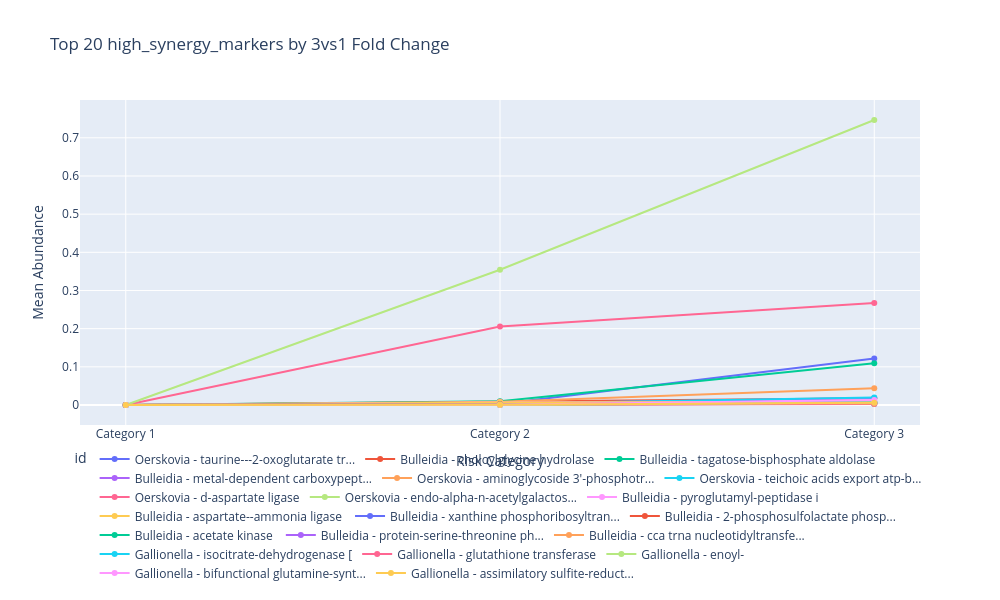

Notebook source saved alongside this figure:
### Markdown cell above
# 4. Proteins 
## 4.1. Protein Abundance Trajectories across risk categories

Fold change thresholds are standard practice (Love et al., 2014; DESeq2) the idea is to calculate which and how much the protein have an increase when changing the risk category from one lower to a high category. 
Reference
Love, M. I., Huber, W., & Anders, S. (2014). Moderated estimation of fold change and dispersion for RNA-seq data with DESeq2. Genome Biology, 15(12), 550. https://doi.org/10.1186/s13059-014-0550-8).

### Code cell
def plot_fold_change_increasing_only(marker_group, name, top_n=20, fold_change_type='3vs1'):
    """
    Creates a line chart showing only increasing protein abundance trajectories
    across risk categories with fold change hover details.
    """
    markers_df = marker_group.copy()
    
    required_cols = ['protein_name', 'Genus', 'mean_cat1', 'mean_cat2', 'mean_cat3']
    for col in required_cols:
        if col not in markers_df.columns:
            raise ValueError(f"Required column '{col}' not found in the data")
    
    min_threshold = 0.01

    if f'fold_change_{fold_change_type}' not in markers_df.columns:
        if fold_change_type == '3vs1':
            markers_df['fold_change_3vs1'] = (markers_df['mean_cat3'] + min_threshold) / (markers_df['mean_cat1'] + min_threshold)
            markers_df['log2fc_3vs1'] = np.log2(markers_df['fold_change_3vs1'])
        elif fold_change_type == '3vs2':
            markers_df['fold_change_3vs2'] = (markers_df['mean_cat3'] + min_threshold) / (markers_df['mean_cat2'] + min_threshold)
            markers_df['log2fc_3vs2'] = np.log2(markers_df['fold_change_3vs2'])
        elif fold_change_type == '2vs1':
            markers_df['fold_change_2vs1'] = (markers_df['mean_cat2'] + min_threshold) / (markers_df['mean_cat1'] + min_threshold)
            markers_df['log2fc_2vs1'] = np.log2(markers_df['fold_change_2vs1'])

    # Keep only increasing patterns
    markers_df = markers_df[
        (markers_df['mean_cat1'] < markers_df['mean_cat2']) &
        (markers_df['mean_cat2'] < markers_df['mean_cat3'])
    ]

    # Sort by fold change magnitude
    log2fc_col = f'log2fc_{fold_change_type}'
    markers_df['abs_log2fc'] = markers_df[log2fc_col].abs()
    top_markers = markers_df.sort_values('abs_log2fc', ascending=False).head(top_n)

    # Prepare trajectories
    trajectories = []
    for i, row in top_markers.iterrows():
        protein_name = row['protein_name']
        if isinstance(protein_name, str) and len(protein_name) > 30:
            protein_name = protein_name[:27] + "..."
        
        label = f"{row['Genus']} - {protein_name}"
        
        fold_change = row.get(f'fold_change_{fold_change_type}', 0)
        log2fc = row.get(log2fc_col, 0)

        trajectory = {
            'id': label,
            'Category 1': row['mean_cat1'],
            'Category 2': row['mean_cat2'],
            'Category 3': row['mean_cat3'],
            'fold_change': f"{fold_change:.2f}x",
            'log2fc': f"{log2fc:.2f}"
        }
        
        if 'combined_score' in row:
            trajectory['score'] = row['combined_score']
            
        trajectories.append(trajectory)

    traj_df = pd.DataFrame(trajectories)

    hover_data = ['fold_change', 'log2fc']
    if 'score' in traj_df.columns:
        hover_data.append('score')

    melted = pd.melt(
        traj_df,
        id_vars=['id'] + hover_data,
        value_vars=['Category 1', 'Category 2', 'Category 3'],
        var_name='category',
        value_name='abundance'
    )

    melted['category_num'] = melted['category'].map({
        'Category 1': 1,
        'Category 2': 2,
        'Category 3': 3
    })

    fig = px.line(
        melted,
        x='category_num',
        y='abundance',
        color='id',
        line_group='id',
        hover_data=hover_data,
        markers=True,
        title=f'Top {top_n} {name} by {fold_change_type} Fold Change',
        labels={'category_num': 'Risk Category', 'abundance': 'Mean Abundance'},
        height=600,
        width=1000
    )

    fig.update_xaxes(
        tickvals=[1, 2, 3],
        ticktext=['Category 1', 'Category 2', 'Category 3']
    )

    fig.update_layout(
        legend=dict(
            orientation="h",
            yanchor="bottom",
            y=-0.5,
            xanchor="center",
            x=0.5
        ),
        margin=dict(
            b=150
        )
    )

    return fig

plot_fold_change_increasing_only(high_synergy_markers, "high_synergy_markers", top_n=20, fold_change_type='3vs1')

### Figure 1 — Plotly figure (JSON) as saved in the notebook; plotly's stock layout.template omitted (floating-point values rounded to 4 significant figures)
{"data": [{"customdata": [["12213.01x", "10.00", 25.22], ["12213.01x", "10.00", 25.22], ["12213.01x", "10.00", 25.22]], "hovertemplate": "id=Oerskovia - taurine---2-oxoglutarate tr...<br>Risk Category=%{x}<br>Mean Abundance=%{y}<br>fold_change=%{customdata[0]}<br>log2fc=%{customdata[1]}<br>score=%{customdata[2]}<extra></extra>", "legendgroup": "Oerskovia - taurine---2-oxoglutarate tr...", "line": {"color": "#636efa", "dash": "solid"}, "marker": {"symbol": "circle"}, "mode": "lines+markers", "name": "Oerskovia - taurine---2-oxoglutarate tr...", "orientation": "v", "showlegend": true, "type": "scatter", "x": [1, 2, 3], "xaxis": "x", "y": [0, 0.002927, 0.1221], "yaxis": "y"}, {"customdata": [["1756.57x", "10.00", 43.32], ["1756.57x", "10.00", 43.32], ["1756.57x", "10.00", 43.32]], "hovertemplate": "id=Bulleidia - choloylglycine hydrolase<br>Risk Category=%{x}<br>Mean Abundance=%{y}<br>fold_change=%{customdata[0]}<br>log2fc=%{customdata[1]}<br>score=%{customdata[2]}<extra></extra>", "legendgroup": "Bulleidia - choloylglycine hydrolase", "line": {"color": "#EF553B", "dash": "solid"}, "marker": {"symbol": "circle"}, "mode": "lines+markers", "name": "Bulleidia - choloylglycine hydrolase", "orientation": "v", "showlegend": true, "type": "scatter", "x": [1, 2, 3], "xaxis": "x", "y": [0, 0.008784, 0.01756], "yaxis": "y"}, {"customdata": [["10964.04x", "10.00", 43.64], ["10964.04x", "10.00", 43.64], ["10964.04x", "10.00", 43.64]], "hovertemplate": "id=Bulleidia - tagatose-bisphosphate aldolase<br>Risk Category=%{x}<br>Mean Abundance=%{y}<br>fold_change=%{customdata[0]}<br>log2fc=%{customdata[1]}<br>score=%{customdata[2]}<extra></extra>", "legendgroup": "Bulleidia - tagatose-bisphosphate aldolase", "line": {"color": "#00cc96", "dash": "solid"}, "marker": {"symbol": "circle"}, "mode": "lines+markers", "name": "Bulleidia - tagatose-bisphosphate aldolase", "orientation": "v", "showlegend": true, "type": "scatter", "x": [1, 2, 3], "xaxis": "x", "y": [0, 0.009602, 0.1096], "yaxis": "y"}, {"customdata": [["1805.80x", "10.00", 44.74], ["1805.80x", "10.00", 44.74], ["1805.80x", "10.00", 44.74]], "hovertemplate": "id=Bulleidia - metal-dependent carboxypept...<br>Risk Category=%{x}<br>Mean Abundance=%{y}<br>fold_change=%{customdata[0]}<br>log2fc=%{customdata[1]}<br>score=%{customdata[2]}<extra></extra>", "legendgroup": "Bulleidia - metal-dependent carboxypept...", "line": {"color": "#ab63fa", "dash": "solid"}, "marker": {"symbol": "circle"}, "mode": "lines+markers", "name": "Bulleidia - metal-dependent carboxypept...", "orientation": "v", "showlegend": true, "type": "scatter", "x": [1, 2, 3], "xaxis": "x", "y": [0, 0.003454, 0.01805], "yaxis": "y"}, {"customdata": [["4373.95x", "10.00", 38.52], ["4373.95x", "10.00", 38.52], ["4373.95x", "10.00", 38.52]], "hovertemplate": "id=Oerskovia - aminoglycoside 3'-phosphotr...<br>Risk Category=%{x}<br>Mean Abundance=%{y}<br>fold_change=%{customdata[0]}<br>log2fc=%{customdata[1]}<br>score=%{customdata[2]}<extra></extra>", "legendgroup": "Oerskovia - aminoglycoside 3'-phosphotr...", "line": {"color": "#FFA15A", "dash": "solid"}, "marker": {"symbol": "circle"}, "mode": "lines+markers", "name": "Oerskovia - aminoglycoside 3'-phosphotr...", "orientation": "v", "showlegend": true, "type": "scatter", "x": [1, 2, 3], "xaxis": "x", "y": [0, 0.008523, 0.04373], "yaxis": "y"}, {"customdata": [["1983.29x", "10.00", 37.88], ["1983.29x", "10.00", 37.88], ["1983.29x", "10.00", 37.88]], "hovertemplate": "id=Oerskovia - teichoic acids export atp-b...<br>Risk Category=%{x}<br>Mean Abundance=%{y}<br>fold_change=%{customdata[0]}<br>log2fc=%{customdata[1]}<br>score=%{customdata[2]}<extra></extra>", "legendgroup": "Oerskovia - teichoic acids export atp-b...", "line": {"color": "#19d3f3", "dash": "solid"}, "marker": {"symbol": "circle"}, "mode": "lines+markers", "name": "Oerskovia - teichoic acids export atp-b...", "orientation": "v", "showlegend": true, "type": "scatter", "x": [1, 2, 3], "xaxis": "x", "y": [0, 0.003413, 0.01982], "yaxis": "y"}, {"customdata": [["26732.11x", "10.00", 46.82], ["26732.11x", "10.00", 46.82], ["26732.11x", "10.00", 46.82]], "hovertemplate": "id=Oerskovia - d-aspartate ligase<br>Risk Category=%{x}<br>Mean Abundance=%{y}<br>fold_change=%{customdata[0]}<br>log2fc=%{customdata[1]}<br>score=%{customdata[2]}<extra></extra>", "legendgroup": "Oerskovia - d-aspartate ligase", "line": {"color": "#FF6692", "dash": "solid"}, "marker": {"symbol": "circle"}, "mode": "lines+markers", "name": "Oerskovia - d-aspartate ligase", "orientation": "v", "showlegend": true, "type": "scatter", "x": [1, 2, 3], "xaxis": "x", "y": [0, 0.2058, 0.2673], "yaxis": "y"}, {"customdata": [["74666.14x", "10.00", 25.22], ["74666.14x", "10.00", 25.22], ["74666.14x", "10.00", 25.22]], "hovertemplate": "id=Oerskovia - endo-alpha-n-acetylgalactos...<br>Risk Category=%{x}<br>Mean Abundance=%{y}<br>fold_change=%{customdata[0]}<br>log2fc=%{customdata[1]}<br>score=%{customdata[2]}<extra></extra>", "legendgroup": "Oerskovia - endo-alpha-n-acetylgalactos...", "line": {"color": "#B6E880", "dash": "solid"}, "marker": {"symbol": "circle"}, "mode": "lines+markers", "name": "Oerskovia - endo-alpha-n-acetylgalactos...", "orientation": "v", "showlegend": true, "type": "scatter", "x": [1, 2, 3], "xaxis": "x", "y": [0, 0.3544, 0.7467], "yaxis": "y"}, {"customdata": [["875.77x", "9.77", 41.07], ["875.77x", "9.77", 41.07], ["875.77x", "9.77", 41.07]], "hovertemplate": "id=Bulleidia - pyroglutamyl-peptidase i<br>Risk Category=%{x}<br>Mean Abundance=%{y}<br>fold_change=%{customdata[0]}<br>log2fc=%{customdata[1]}<br>score=%{customdata[2]}<extra></extra>", "legendgroup": "Bulleidia - pyroglutamyl-peptidase i", "line": {"color": "#FF97FF", "dash": "solid"}, "marker": {"symbol": "circle"}, "mode": "lines+markers", "name": "Bulleidia - pyroglutamyl-peptidase i", "orientation": "v", "showlegend": true, "type": "scatter", "x": [1, 2, 3], "xaxis": "x", "y": [0, 0.006374, 0.008748], "yaxis": "y"}, {"customdata": [["775.33x", "9.60", 46.8], ["775.33x", "9.60", 46.8], ["775.33x", "9.60", 46.8]], "hovertemplate": "id=Bulleidia - aspartate--ammonia ligase <br>Risk Category=%{x}<br>Mean Abundance=%{y}<br>fold_change=%{customdata[0]}<br>log2fc=%{customdata[1]}<br>score=%{customdata[2]}<extra></extra>", "legendgroup": "Bulleidia - aspartate--ammonia ligase ", "line": {"color": "#FECB52", "dash": "solid"}, "marker": {"symbol": "circle"}, "mode": "lines+markers", "name": "Bulleidia - aspartate--ammonia ligase ", "orientation": "v", "showlegend": true, "type": "scatter", "x": [1, 2, 3], "xaxis": "x", "y": [0, 0.006241, 0.007743], "yaxis": "y"}, {"customdata": [["729.79x", "9.51", 44.92], ["729.79x", "9.51", 44.92], ["729.79x", "9.51", 44.92]], "hovertemplate": "id=Bulleidia - xanthine phosphoribosyltran...<br>Risk Category=%{x}<br>Mean Abundance=%{y}<br>fold_change=%{customdata[0]}<br>log2fc=%{customdata[1]}<br>score=%{customdata[2]}<extra></extra>", "legendgroup": "Bulleidia - xanthine phosphoribosyltran...", "line": {"color": "#636efa", "dash": "solid"}, "marker": {"symbol": "circle"}, "mode": "lines+markers", "name": "Bulleidia - xanthine phosphoribosyltran...", "orientation": "v", "showlegend": true, "type": "scatter", "x": [1, 2, 3], "xaxis": "x", "y": [0, 0.001229, 0.007288], "yaxis": "y"}, {"customdata": [["474.13x", "8.89", 47.07], ["474.13x", "8.89", 47.07], ["474.13x", "8.89", 47.07]], "hovertemplate": "id=Bulleidia - 2-phosphosulfolactate phosp...<br>Risk Category=%{x}<br>Mean Abundance=%{y}<br>fold_change=%{customdata[0]}<br>log2fc=%{customdata[1]}<br>score=%{customdata[2]}<extra></extra>", "legendgroup": "Bulleidia - 2-phosphosulfolactate phosp...", "line": {"color": "#EF553B", "dash": "solid"}, "marker": {"symbol": "circle"}, "mode": "lines+markers", "name": "Bulleidia - 2-phosphosulfolactate phosp...", "orientation": "v", "showlegend": true, "type": "scatter", "x": [1, 2, 3], "xaxis": "x", "y": [0, 0.001664, 0.004731], "yaxis": "y"}, {"customdata": [["340.44x", "8.41", 47.05], ["340.44x", "8.41", 47.05], ["340.44x", "8.41", 47.05]], "hovertemplate": "id=Bulleidia - acetate kinase <br>Risk Category=%{x}<br>Mean Abundance=%{y}<br>fold_change=%{customdata[0]}<br>log2fc=%{customdata[1]}<br>score=%{customdata[2]}<extra></extra>", "legendgroup": "Bulleidia - acetate kinase ", "line": {"color": "#00cc96", "dash": "solid"}, "marker": {"symbol": "circle"}, "mode": "lines+markers", "name": "Bulleidia - acetate kinase ", "orientation": "v", "showlegend": true, "type": "scatter", "x": [1, 2, 3], "xaxis": "x", "y": [0, 0.001291, 0.003394], "yaxis": "y"}, {"customdata": [["295.53x", "8.21", 42.37], ["295.53x", "8.21", 42.37], ["295.53x", "8.21", 42.37]], "hovertemplate": "id=Bulleidia - protein-serine-threonine ph...<br>Risk Category=%{x}<br>Mean Abundance=%{y}<br>fold_change=%{customdata[0]}<br>log2fc=%{customdata[1]}<br>score=%{customdata[2]}<extra></extra>", "legendgroup": "Bulleidia - protein-serine-threonine ph...", "line": {"color": "#ab63fa", "dash": "solid"}, "marker": {"symbol": "circle"}, "mode": "lines+markers", "name": "Bulleidia - protein-serine-threonine ph...", "orientation": "v", "showlegend": true, "type": "scatter", "x": [1, 2, 3], "xaxis": "x", "y": [0, 0.0008848, 0.002945], "yaxis": "y"}, {"customdata": [["284.94x", "8.15", 44.29], ["284.94x", "8.15", 44.29], ["284.94x", "8.15", 44.29]], "hovertemplate": "id=Bulleidia - cca trna nucleotidyltransfe...<br>Risk Category=%{x}<br>Mean Abundance=%{y}<br>fold_change=%{customdata[0]}<br>log2fc=%{customdata[1]}<br>score=%{customdata[2]}<extra></extra>", "legendgroup": "Bulleidia - cca trna nucleotidyltransfe...", "line": {"color": "#FFA15A", "dash": "solid"}, "marker": {"symbol": "circle"}, "mode": "lines+markers", "name": "Bulleidia - cca trna nucleotidyltransfe...", "orientation": "v", "showlegend": true, "type": "scatter", "x": [1, 2, 3], "xaxis": "x", "y": [0, 0.001108, 0.002839], "yaxis": "y"}, {"customdata": [["112.67x", "6.82", 50.87], ["112.67x", "6.82", 50.87], ["112.67x", "6.82", 50.87]], "hovertemplate": "id=Gallionella - isocitrate-dehydrogenase [<br>Risk Category=%{x}<br>Mean Abundance=%{y}<br>fold_change=%{customdata[0]}<br>log2fc=%{customdata[1]}<br>score=%{customdata[2]}<extra></extra>", "legendgroup": "Gallionella - isocitrate-dehydrogenase [", "line": {"color": "#19d3f3", "dash": "solid"}, "marker": {"symbol": "circle"}, "mode": "lines+markers", "name": "Gallionella - isocitrate-dehydrogenase [", "orientation": "v", "showlegend": true, "type": "scatter", "x": [1, 2, 3], "xaxis": "x", "y": [5.362e-05, 0.0003007, 0.007158], "yaxis": "y"}, {"customdata": [["98.83x", "6.63", 54.98], ["98.83x", "6.63", 54.98], ["98.83x", "6.63", 54.98]], "hovertemplate": "id=Gallionella - glutathione transferase<br>Risk Category=%{x}<br>Mean Abundance=%{y}<br>fold_change=%{customdata[0]}<br>log2fc=%{customdata[1]}<br>score=%{customdata[2]}<extra></extra>", "legendgroup": "Gallionella - glutathione transferase", "line": {"color": "#FF6692", "dash": "solid"}, "marker": {"symbol": "circle"}, "mode": "lines+markers", "name": "Gallionella - glutathione transferase", "orientation": "v", "showlegend": true, "type": "scatter", "x": [1, 2, 3], "xaxis": "x", "y": [2.695e-05, 0.0001232, 0.003641], "yaxis": "y"}, {"customdata": [["87.63x", "6.45", 51.67], ["87.63x", "6.45", 51.67], ["87.63x", "6.45", 51.67]], "hovertemplate": "id=Gallionella - enoyl-<br>Risk Category=%{x}<br>Mean Abundance=%{y}<br>fold_change=%{customdata[0]}<br>log2fc=%{customdata[1]}<br>score=%{customdata[2]}<extra></extra>", "legendgroup": "Gallionella - enoyl-", "line": {"color": "#B6E880", "dash": "solid"}, "marker": {"symbol": "circle"}, "mode": "lines+markers", "name": "Gallionella - enoyl-", "orientation": "v", "showlegend": true, "type": "scatter", "x": [1, 2, 3], "xaxis": "x", "y": [6.301e-05, 0.0003101, 0.006388], "yaxis": "y"}, {"customdata": [["83.66x", "6.39", 50.86], ["83.66x", "6.39", 50.86], ["83.66x", "6.39", 50.86]], "hovertemplate": "id=Gallionella - bifunctional glutamine-synt...<br>Risk Category=%{x}<br>Mean Abundance=%{y}<br>fold_change=%{customdata[0]}<br>log2fc=%{customdata[1]}<br>score=%{customdata[2]}<extra></extra>", "legendgroup": "Gallionella - bifunctional glutamine-synt...", "line": {"color": "#FF97FF", "dash": "solid"}, "marker": {"symbol": "circle"}, "mode": "lines+markers", "name": "Gallionella - bifunctional glutamine-synt...", "orientation": "v", "showlegend": true, "type": "scatter", "x": [1, 2, 3], "xaxis": "x", "y": [0.0001505, 0.0006889, 0.01342], "yaxis": "y"}, {"customdata": [["82.74x", "6.37", 51.44], ["82.74x", "6.37", 51.44], ["82.74x", "6.37", 51.44]], "hovertemplate": "id=Gallionella - assimilatory sulfite-reduct...<br>Risk Category=%{x}<br>Mean Abundance=%{y}<br>fold_change=%{customdata[0]}<br>log2fc=%{customdata[1]}<br>score=%{customdata[2]}<extra></extra>", "legendgroup": "Gallionella - assimilatory sulfite-reduct...", "line": {"color": "#FECB52", "dash": "solid"}, "marker": {"symbol": "circle"}, "mode": "lines+markers", "name": "Gallionella - assimilatory sulfite-reduct...", "orientation": "v", "showlegend": true, "type": "scatter", "x": [1, 2, 3], "xaxis": "x", "y": [6.303e-05, 0.0004568, 0.006032], "yaxis": "y"}], "layout": {"height": 600, "legend": {"orientation": "h", "title": {"text": "id"}, "tracegroupgap": 0, "x": 0.5, "xanchor": "center", "y": -0.5, "yanchor": "bottom"}, "margin": {"b": 150}, "title": {"text": "Top 20 high_synergy_markers by 3vs1 Fold Change"}, "width": 1000, "xaxis": {"anchor": "y", "domain": [0, 1], "ticktext": ["Category 1", "Category 2", "Category 3"], "tickvals": [1, 2, 3], "title": {"text": "Risk Category"}}, "yaxis": {"anchor": "x", "domain": [0, 1], "title": {"text": "Mean Abundance"}}}}
